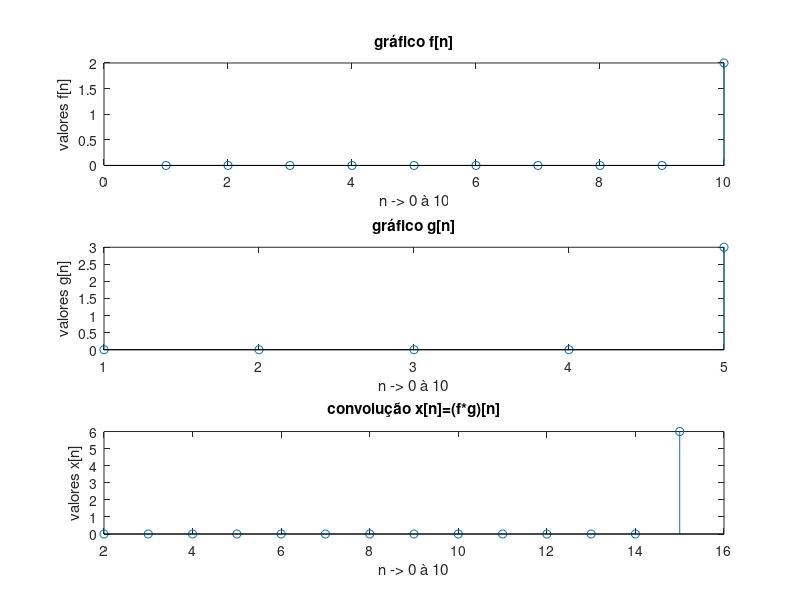

This figure's MATLAB source:
#calculando apenas para valores positivos de n
#f_n = [0 0 0 0 0 0 0 0 0 2 0 0]
#g_n = [0 0 0 0 3 0 0 0 0 0 0 0]
f_n = zeros(0,16)
g_n = zeros(0,16)
f_n(10) = 2
g_n(5) = 3

subplot(311)
stem(f_n)
xlabel (sprintf ("n -> 0 à 10"));
ylabel (sprintf ("valores f[n]"));
title (sprintf ("gráfico f[n]"));

subplot(312)
stem(g_n)
xlabel (sprintf ("n -> 0 à 10"));
ylabel (sprintf ("valores g[n]"));
title (sprintf ("gráfico g[n]"));
x_n = conv(f_n,g_n)
n = 2:1:15
subplot(313)
stem(n,x_n)
xlabel (sprintf ("n -> 0 à 10"));
ylabel (sprintf ("valores x[n]"));
title (sprintf ("convolução x[n]=(f*g)[n]"));

